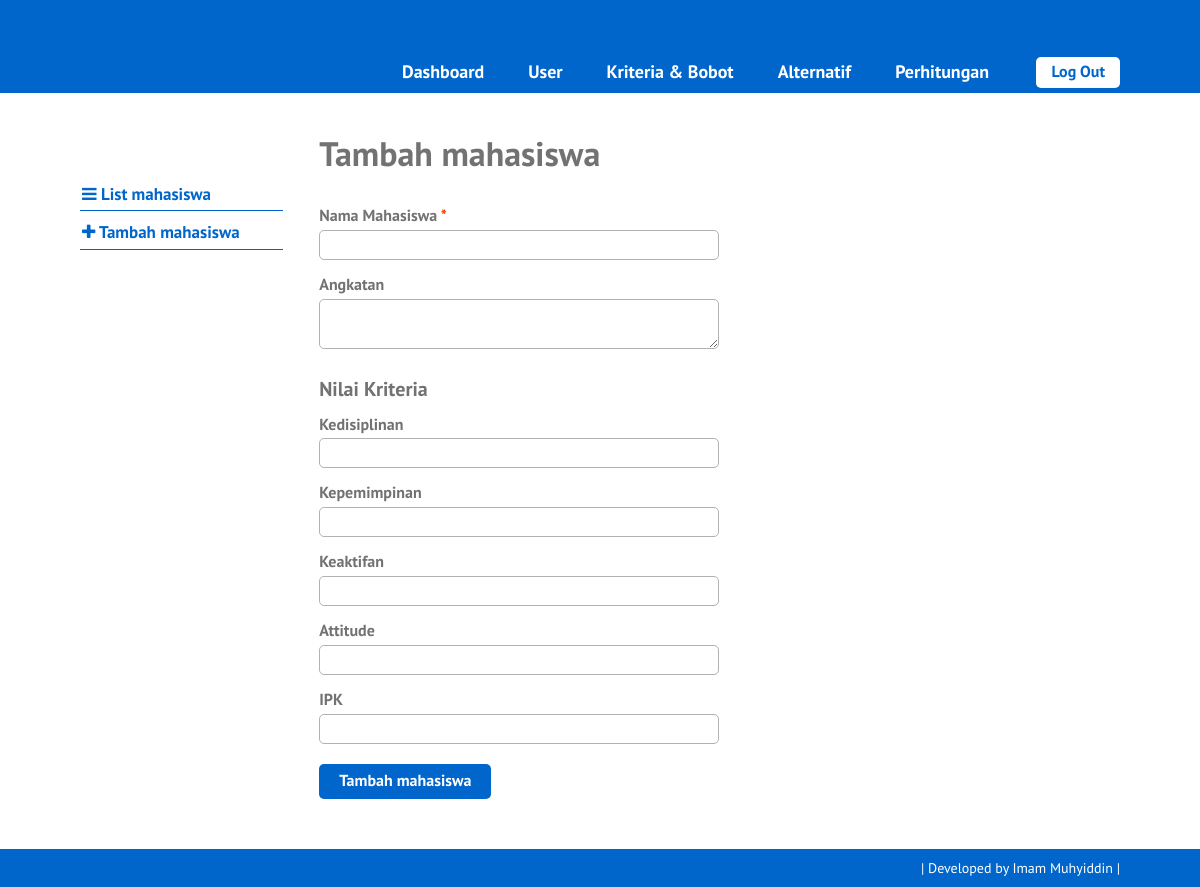
Page /tambah-mahasiswa.php (signed in) on the committed database.
### tables this page shows
CREATE TABLE `kriteria` (
  `id_kriteria` int(10) NOT NULL,
  `nama` varchar(30) NOT NULL,
  `type` enum('benefit','cost') NOT NULL,
  `bobot` float NOT NULL,
  `ada_pilihan` tinyint(1) DEFAULT NULL,
  `urutan_order` int(2) NOT NULL
);

### tambah-mahasiswa.php (the view, shortened to what this page needs)
<?php require_once('includes/init.php'); ?>
<?php
$nama_mahasiswa = (isset($_POST['nama_mahasiswa'])) ? trim($_POST['nama_mahasiswa']) : '';
$angkatan = (isset($_POST['angkatan'])) ? trim($_POST['angkatan']) : '';
?>
<?php
require_once('template-parts/header.php');
?>
	<div class="main-content-row">
	<div class="container clearfix">
		<?php include_once('template-parts/sidebar-mahasiswa.php'); ?>
		<div class="main-content the-content">
			<h1>Tambah mahasiswa</h1>
				<form action="tambah-mahasiswa.php" method="post">
					<div class="field-wrap clearfix">
						<label>Nama Mahasiswa <span class="red">*</span></label>
						<input type="text" name="nama_mahasiswa" value="<?php echo $nama_mahasiswa; ?>">
					</div>
					<div class="field-wrap clearfix">
						<label>Angkatan</label>
						<textarea name="angkatan" cols="30" rows="2"><?php echo $angkatan; ?></textarea>
					</div>
					<h3>Nilai Kriteria</h3>
					<?php
					$query = $pdo->prepare('SELECT id_kriteria, nama, ada_pilihan FROM kriteria ORDER BY urutan_order ASC');
					$query->execute();
					$query->setFetchMode(PDO::FETCH_ASSOC);
					if($query->rowCount() > 0):
						while($kriteria = $query->fetch()):
						?>
							<div class="field-wrap clearfix">
								<label><?php echo $kriteria['nama']; ?></label>
								<?php if(!$kriteria['ada_pilihan']): ?>
									<input type="number" step="0.001" name="kriteria[<?php echo $kriteria['id_kriteria']; ?>]">
								<?php endif; ?>
							</div>
						<?php
						endwhile;
					else:
						echo '<p>Kriteria masih kosong.</p>';
					endif;
					?>
					<div class="field-wrap clearfix">
						<button type="submit" name="submit" value="submit" class="button">Tambah mahasiswa</button>
					</div>
				</form>
		</div>
	</div>
	</div>
<?php
require_once('template-parts/footer.php');

### stylesheets/style.css (style rules this page uses)
html,body,div,span,applet,object,iframe,h1,h2,h3,h4,h5,h6,p,blockquote,pre,a,abbr,acronym,address,big,cite,code,del,dfn,em,img,ins,kbd,q,s,samp,small,strike,strong,sub,sup,tt,var,b,u,i,center,dl,dt,dd,ol,ul,li,fieldset,form,label,legend,table,caption,tbody,tfoot,thead,tr,th,td,article,aside,canvas,details,embed,figure,figcaption,footer,header,hgroup,menu,nav,output,ruby,section,summary,time,mark,audio,video { margin:0;padding:0;border:0;font-size:100%;vertical-align:baseline }
body { line-height:1 }
*,*:before,*:after { -moz-box-sizing:border-box;-webkit-box-sizing:border-box;box-sizing:border-box }
.clearfix:before,.clearfix:after { content:" ";display:table }
.clear,.clearfix:after { clear:both }
.container { max-width:1100px;margin:0 auto;position:relative;padding:0 30px }
body { background:#0066cc;font-family:"PT Sans",sans-serif;color:#727272;font-size:14px;line-height:1.3;font-weight:500 }
textarea,input[type="text"],input[type="email"],input[type="date"],input[type="tel"],input[type="search"],input[type="number"],select,input[type="password"] { background:#fff;border:1px solid #b2b2b2;width:100%;font-family:inherit;font-weight:inherit;font-size:16px;padding:4px 10px;vertical-align:top;margin:0;color:#727272;border-radius:5px }
textarea { min-width:100%;max-width:100% }
h1,h2,h3,h4,h5,h6 { font-weight:300 }
.the-content { font-size:16px;line-height:1.42857 }
.the-content h1,.the-content h2,.the-content h3,.the-content h4,.the-content h5,.the-content h6 { font-weight:700 }
.the-content h1 { font-size:34px;margin:0.8em 0 0.8em;padding:0;line-height:1.2 }
.the-content h3 { font-size:20px;margin:0.8em 0 0.3em }
.the-content>h1:first-child,.the-content>h3:first-child,.the-content>h2:first-child { margin-top:0 }
button,a { -webkit-transition:all .2s ease;-moz-transition:all .2s ease;-o-transition:all .2s ease;transition:all 0.2s ease }
span.red,a.red,.the-content span.red,.the-content a.red { color:#ff3600 }
.the-content .button,.button { background:#0066cc;color:#fff;display:inline-block;font-size:16px;font-weight:700;line-height:1.2;border:0;font-family:inherit;padding:7px 20px 9px;cursor:pointer;border-radius:5px }
.main-content { float:right;width:77%;padding:40px 0 }
.field-wrap { max-width:400px;padding-bottom:10px }
.field-wrap label { display:block;font-weight:700;padding:3px 0 }
.field-wrap .button { margin-top:10px }

### rows in the picture
kriteria: nama "Kedisiplinan"
kriteria: nama "Kepemimpinan"
kriteria: nama "Keaktifan"
kriteria: nama "Attitude"
kriteria: nama "IPK"
